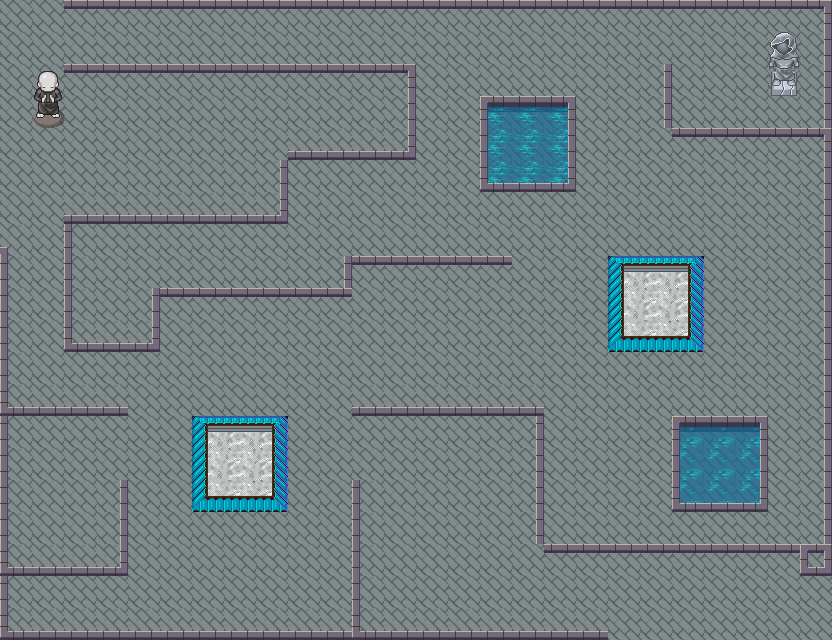

A 2D game scene composited from a Tiled map and its tileset images. What follows is a short description and the map's XML, with every tile layer's data as written:
An orthogonal 26x20 tile map with 32x32 px tiles, 2 tile layers (background, foreground), 4 tilesets and 22 objects.

<map version="1.0" orientation="orthogonal" renderorder="right-down" width="26" height="20" tilewidth="32" tileheight="32" nextobjectid="76">
 <tileset firstgid="1" name="city_outside" tilewidth="32" tileheight="32" tilecount="432" columns="24">
  <image source="../../../sprite/city_outside.png" width="768" height="576" />
 </tileset>
 <tileset firstgid="433" name="carlinhos_32" tilewidth="32" tileheight="32" tilecount="273" columns="13">
  <image source="../../../sprite/carlinhos_32.png" width="416" height="672" />
 </tileset>
 <tileset firstgid="706" name="ash" tilewidth="16" tileheight="16" tilecount="16" columns="16">
  <image source="../../../sprite/ash.png" width="256" height="16" />
 </tileset>
 <tileset firstgid="722" name="hotdog_16" tilewidth="16" tileheight="16" tilecount="1" columns="1">
  <image source="../../../sprite/hotdog_16.png" width="16" height="16" />
 </tileset>
 <layer name="background" width="26" height="20">
  <data encoding="csv">
27,27,27,27,27,27,27,27,27,27,27,27,27,27,27,27,27,27,27,27,27,27,27,27,27,27,
27,27,27,27,27,27,27,27,27,27,27,27,27,27,27,27,27,27,27,27,27,27,27,27,27,27,
27,27,27,27,27,27,27,27,27,27,27,27,27,27,27,27,27,27,27,27,27,27,27,27,27,27,
27,27,27,27,27,27,27,27,27,27,27,27,27,27,27,27,27,27,27,27,27,27,27,27,27,27,
27,27,27,27,27,27,27,27,27,27,27,27,27,27,27,27,27,27,27,27,27,27,27,27,27,27,
27,27,27,27,27,27,27,27,27,27,27,27,27,27,27,27,27,27,27,27,27,27,27,27,27,27,
27,27,27,27,27,27,27,27,27,27,27,27,27,27,27,27,27,27,27,27,27,27,27,27,27,27,
27,27,27,27,27,27,27,27,27,27,27,27,27,27,27,27,27,27,27,27,27,27,27,27,27,27,
27,27,27,27,27,27,27,27,27,27,27,27,27,27,27,27,27,27,27,27,27,27,27,27,27,27,
27,27,27,27,27,27,27,27,27,27,27,27,27,27,27,27,27,27,27,27,27,27,27,27,27,27,
27,27,27,27,27,27,27,27,27,27,27,27,27,27,27,27,27,27,27,27,27,27,27,27,27,27,
27,27,27,27,27,27,27,27,27,27,27,27,27,27,27,27,27,27,27,27,27,27,27,27,27,27,
27,27,27,27,27,27,27,27,27,27,27,27,27,27,27,27,27,27,27,27,27,27,27,27,27,27,
27,27,27,27,27,27,27,27,27,27,27,27,27,27,27,27,27,27,27,27,27,27,27,27,27,27,
27,27,27,27,27,27,27,27,27,27,27,27,27,27,27,27,27,27,27,27,27,27,27,27,27,27,
27,27,27,27,27,27,27,27,27,27,27,27,27,27,27,27,27,27,27,27,27,27,27,27,27,27,
27,27,27,27,27,27,27,27,27,27,27,27,27,27,27,27,27,27,27,27,27,27,27,27,27,27,
27,27,27,27,27,27,27,27,27,27,27,27,27,27,27,27,27,27,27,27,27,27,27,27,27,1,
27,27,27,27,27,27,27,27,27,27,27,27,27,27,27,27,27,27,27,27,27,27,27,27,27,27,
27,27,27,27,27,27,27,27,27,27,27,27,27,27,27,27,27,27,27,27,27,27,27,27,27,27
</data>
 </layer>
 <layer name="foreground" width="26" height="20">
  <data encoding="csv">
0,0,3,3,3,3,3,3,3,3,3,3,3,3,3,3,3,3,3,3,3,3,3,3,3,4,
0,0,0,0,0,0,0,0,0,0,0,0,0,0,0,0,0,0,0,0,0,0,0,0,116,28,
0,114,3,3,3,3,3,3,3,3,3,3,4,0,0,0,0,0,0,0,28,0,0,0,140,28,
0,138,0,0,0,0,0,0,0,0,0,0,28,0,0,7,8,9,0,0,28,0,0,0,0,28,
0,0,0,0,0,0,0,0,0,51,51,51,52,0,0,31,32,33,0,0,0,3,3,3,3,4,
0,0,0,0,0,0,0,0,28,0,0,0,0,0,0,55,56,57,0,0,0,0,0,0,0,28,
0,0,51,51,51,51,51,51,52,0,0,0,0,0,0,0,0,0,0,0,0,0,0,0,0,28,
29,0,26,0,0,0,0,0,0,0,0,0,0,0,0,0,0,0,0,0,0,0,0,0,0,28,
26,0,26,0,0,0,0,0,0,0,28,3,3,3,3,3,0,0,0,85,86,87,0,0,0,28,
26,0,26,0,28,3,3,3,3,3,3,0,0,0,0,0,0,0,0,109,110,111,0,0,0,28,
26,0,50,51,52,0,0,0,0,0,0,0,0,0,0,0,0,0,0,133,134,135,0,0,0,28,
26,0,0,0,0,0,0,0,0,0,0,0,0,0,0,0,0,0,0,0,0,0,0,0,0,28,
50,51,51,51,0,0,0,0,0,0,0,51,51,51,51,51,51,0,0,0,0,0,0,0,0,28,
26,0,0,0,0,0,85,86,87,0,0,0,0,0,0,0,28,0,0,0,0,10,11,12,0,28,
26,0,0,0,0,0,109,110,111,0,0,0,0,0,0,0,28,0,0,0,0,34,35,36,0,28,
26,0,0,28,0,0,133,134,135,0,0,26,0,0,0,0,28,0,0,0,0,58,59,60,0,28,
26,0,0,28,0,0,0,0,0,0,0,26,0,0,0,0,28,0,0,0,0,0,0,0,0,28,
50,51,51,52,0,0,0,0,0,0,0,26,0,0,0,0,0,3,3,3,3,3,3,3,3,1,
26,0,0,0,0,0,0,0,0,0,0,26,0,0,0,0,0,0,0,0,0,0,0,0,0,0,
50,51,51,51,51,51,51,51,51,51,51,50,51,51,51,51,51,51,51,0,0,0,0,0,0,0
</data>
 </layer>
 <objectgroup name="collision">
  <object id="49" x="32" y="61.3333">
   <polyline points="0,0 382.667,1.33333 381.333,96 258.667,97.3333 257.333,160 37.3333,161.333 41.3333,277.333 118.667,278.667 118.667,224 313.333,225.333 310.667,190.667 478.667,194.667 478.667,204 320,202.667 322.667,232 128,234.667 128,288 30.6667,292 32,152 244,149.333 249.333,94.6667 256,88 370.667,86.6667 376,10.6667 32,13.3333 28,62.6667 1.33333,64 1.33333,1.33333" />
  </object>
  <object id="50" x="481.333" y="94.6667">
   <polyline points="0,0 -2.66667,96 93.3333,98.6667 93.3333,-4 4,0" />
  </object>
  <object id="51" x="608" y="254.667">
   <polyline points="0,0 -1.33333,93.3333 96,96 96,-2.66667 -1.33333,0" />
  </object>
  <object id="52" x="190.667" y="413.333">
   <polyline points="0,0 96,2.66667 98.6667,97.3333 1.33333,97.3333 -1.33333,2.66667" />
  </object>
  <object id="53" x="672" y="416">
   <polyline points="0,0 96,0 96,93.3333 0,96 0,4" />
  </object>
  <object id="54" x="768" y="29.3333">
   <polyline points="0,0 29.3333,1.33333 29.3333,64 1.33333,64 1.33333,-4" />
  </object>
  <object id="55" x="65.3333" y="-2.66667">
   <polyline points="0,0 765.333,2.66667 769.333,577.333 734.667,578.667 732,553.333 476,553.333 469.333,545.333 470.667,417.333 288,418.667 288,406.667 477.333,409.333 481.333,542.667 757.333,544 756,137.333 605.333,138.667 597.333,128 596,64 608,64 610.667,126.667 756,126.667 754.667,8 0,10.6667 -2.66667,0" />
  </object>
  <object id="56" x="-1.33333" y="244">
   <polyline points="0,0 -1.33333,392 604,393.333 608,393.333 606.667,382.667 360,386.667 360,237.333 352,237.333 350.667,382.667 8,382.667 10.6667,329.333 129.333,330.667 129.333,233.333 118.667,233.333 117.333,317.333 8,320 8,168 132,173.333 129.333,160 8,162.667 6.66667,2.66667 0,-1.33333" />
  </object>
 </objectgroup>
 <objectgroup name="enemies">
  <object id="57" gid="706" x="410.667" y="352" width="16" height="16" />
  <object id="58" gid="706" x="104" y="310.667" width="16" height="16" />
  <object id="59" gid="706" x="149.333" y="121.333" width="16" height="16" />
  <object id="60" gid="706" x="274.667" y="124" width="16" height="16" />
  <object id="61" gid="706" x="32" y="209.333" width="16" height="16" />
  <object id="62" gid="706" x="330.667" y="454.667" width="16" height="16" />
 </objectgroup>
 <objectgroup name="hotdogs">
  <object id="68" gid="722" x="295" y="129" width="16" height="16" />
  <object id="69" gid="722" x="147" y="134" width="16" height="16" />
  <object id="70" gid="722" x="35" y="216" width="16" height="16" />
  <object id="71" gid="722" x="109" y="322" width="16" height="16" />
  <object id="72" gid="722" x="413" y="365" width="16" height="16" />
  <object id="73" gid="722" x="339" y="457" width="16" height="16" />
  <object id="74" gid="722" x="779" y="111" width="16" height="16" />
  <object id="75" gid="722" x="618" y="515" width="16" height="16" />
 </objectgroup>
</map>
